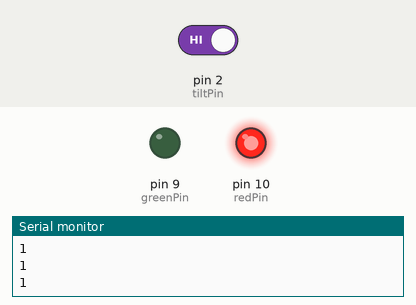
The sketch below on a simulated Arduino Uno, built with avr-gcc and run on an emulated ATmega328P. Shown: output pins drawn as LEDs (lit = HIGH), the last lines printed to the serial monitor. The test bench sets the inputs (shaded band); at power-on: pin 2 (tiltPin) HIGH.

Above: at 1.2 s.
1.3 s: pin 2 (tiltPin) driven LOW
At 2.5 s:
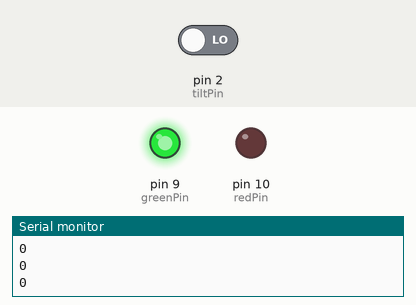
2.8 s: pin 2 (tiltPin) driven HIGH
At 3.7 s:
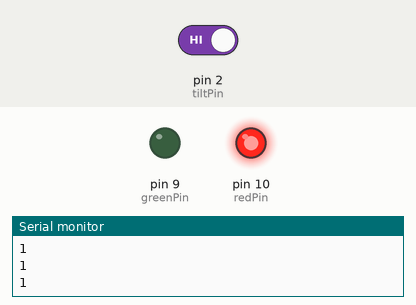
Timing chart, 0 to 5.8 s (numbered marks = the images above; inputs shaded):
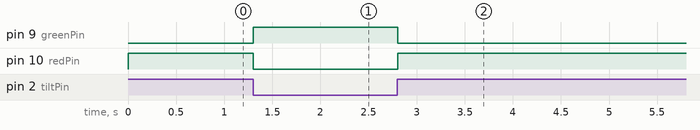

The sketch:

learnTiltSwitch.ino
```cpp
const int tiltPin = 2;
const int greenPin = 9;
const int redPin = 10;
int tiltVal;

int dt = 50;

void setup() {
  // put your setup code here, to run once:

  pinMode(tiltPin, INPUT_PULLUP);
  pinMode(greenPin, OUTPUT);
  pinMode(redPin, OUTPUT);
  Serial.begin(9600);

}

void loop() {
  // put your main code here, to run repeatedly:

  tiltVal = digitalRead(tiltPin);
  Serial.println(tiltVal);

  if(tiltVal == 0){
    digitalWrite(redPin, LOW);
    digitalWrite(greenPin, HIGH);
  }

  else{
    digitalWrite(redPin, HIGH);
    digitalWrite(greenPin, LOW);
  }

  delay(dt);

}
```

Measured:
- after the input at 1.3 s, pin 9 (greenPin): LOW → HIGH at once; pin 10 (redPin): HIGH → LOW at once
- after the input at 2.8 s, pin 9 (greenPin): HIGH → LOW at once; pin 10 (redPin): LOW → HIGH at once
